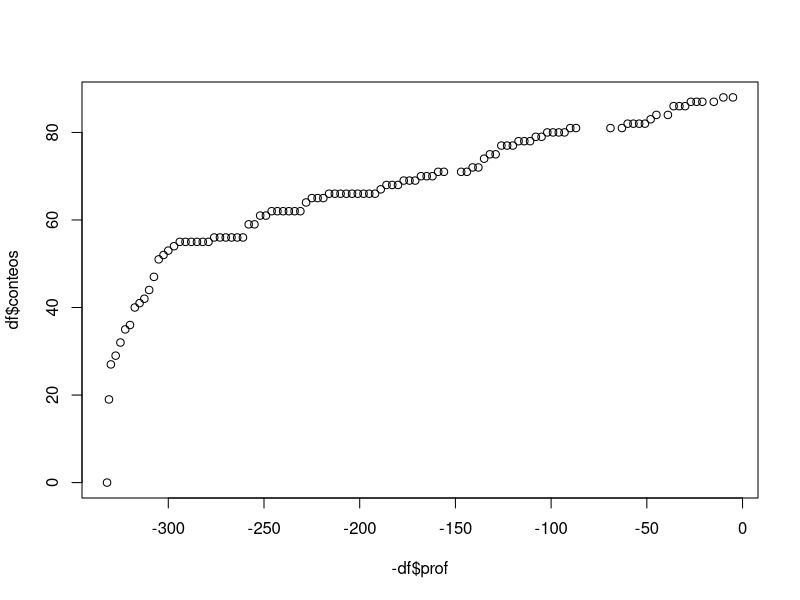
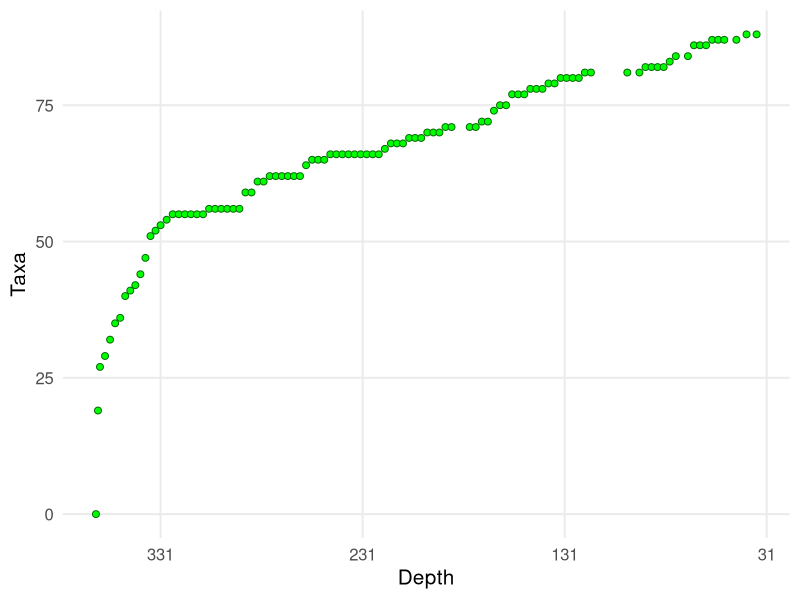
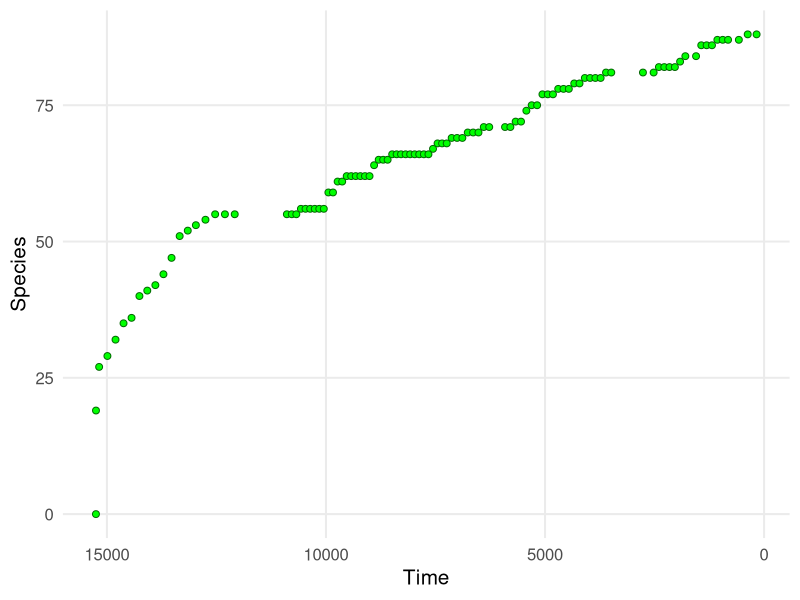
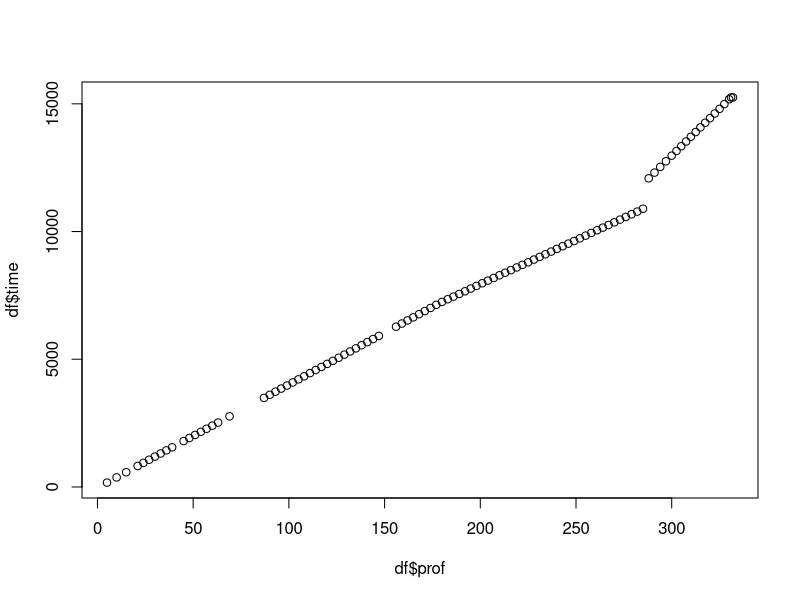
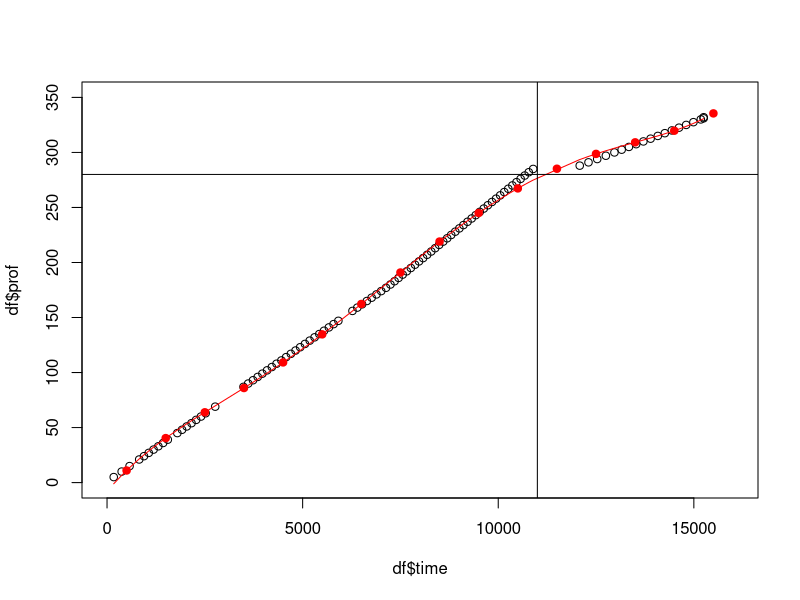
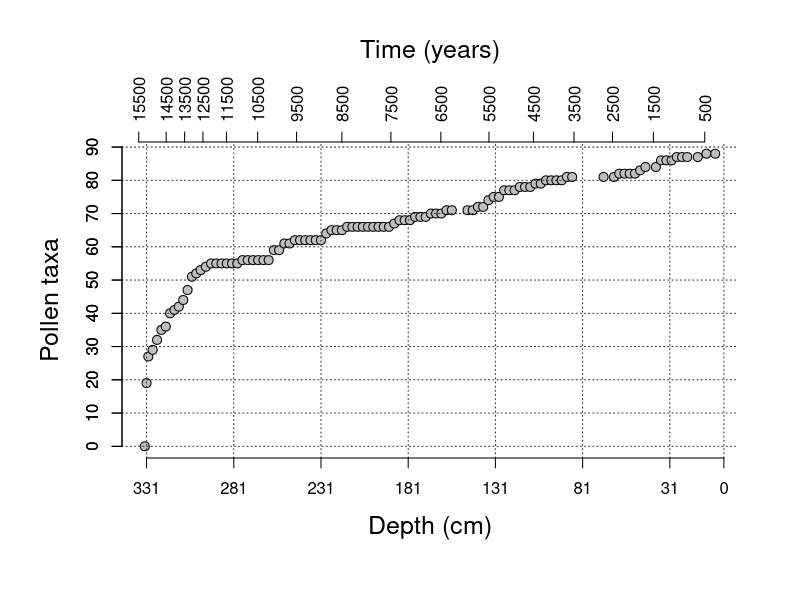

Here is the R script that generated these plots, in order:
#Leer base de datos
Base_datos <- read.csv("TB4.csv")
library(ggplot2)


# Vector para almacenar las columnas donde aparece el primer valor > 0 por fila
capturas <- c()

# Vector donde se acumula
Vec_Datos <- c()

# Conjunto para almacenar columnas vistas
columnas_vistas <- c()

# Contador de nuevas capturas
contador_actual <- 0  

# Conjunto de especies ya vistas
especies_vistas <- c(1,2,3,4,5,length(Base_datos[1,]))  #para no considerar como especies las primeras columnas de la base y ultimas

#Creo esta base de datos para que se obtengan los numeros de nuevas especies desde 
#el tiempo más en el pasado, hacia el presente.
REV_Base_datos <- Base_datos[order(Base_datos$profundidad,decreasing=TRUE),]

# Recorrer cada fila
for (i in 1:nrow(REV_Base_datos)) {
  especies_presentes <- which(REV_Base_datos[i, ] > 0)  # Buscar especies con > 0 en la fila
  
  # Verificar si hay nuevas especies que no estaban antes
  nuevas_especies <- setdiff(especies_presentes, especies_vistas)
  
  if (length(nuevas_especies) > 0) {
    contador_actual <- contador_actual + length(nuevas_especies)  # Sumar nuevas especies
    especies_vistas <- c(especies_vistas, nuevas_especies)  # Agregar nuevas especies vistas
  }
  
  Vec_Datos[i] <- contador_actual  # Guardar el valor acumulativo en el vector
}

df <- data.frame(prof = c(332,REV_Base_datos$profundidad), time = c(15251,REV_Base_datos$edad_mean), conteos = c(0,Vec_Datos))

Dias_prof <- 332 - df$prof
Vec_Datos <- df$conteos
saveRDS(Dias_prof,file = "Datos_Dias_prof.RDS")
saveRDS(Vec_Datos,"Datos_obs.RDS")
saveRDS(df$time,"Time_Graphs.RDS")



plot(-df$prof,df$conteos)  #pongo el menos en el eje x para que ordene del pasado al presente

ggplot(data = df, aes(x = -prof, y = conteos)) +  
  geom_point(shape = 21, fill = "green", color = "darkgreen", size = 2) +
  labs(x = "Depth",y = "Taxa") +
  theme_minimal(base_size = 15) +
  scale_x_continuous(breaks = -c(300,200,100,0) , #Negativo para que ponga en orden
                     labels = c(331,231,131,31)) +  #Estos van de la mayor a la menor prof. sin signo negativo.
  theme(panel.grid.minor = element_blank())   



#Ahora con el tiempo

ggplot(data = df, aes(x = -time, y = conteos)) +  
  geom_point(shape = 21, fill = "green", color = "darkgreen", size = 2) +
  labs(x = "Time",y = "Species") +
  theme_minimal(base_size = 15) +
  scale_x_continuous(breaks = -c(15000, 10000, 5000,0) , #Negativo para que ponga en orden
                     labels = c(15000, 10000, 5000,0)) + #Estos van de la mayor a la menor time sin signo negativo.
  theme(panel.grid.minor = element_blank())   



plot(df$prof,df$time)

###

plot(df$time,df$prof,xlim=c(0,16000),ylim=c(0,350))
xx<-df$time
yy<-df$prof
reg <- lm(yy~poly(xx, degfree=5))
lines(df$time,reg$fitted.values,col="red")

new_times <- data.frame(xx = seq(500,15500,by=1000))
tiempo_ticks <- predict(reg, new_times) #profundidades predichas
lines(new_times$xx,tiempo_ticks,col="red",t="p",pch=19)
abline(h=280)
abline(v=11000)
Base_datos[82,]

###


par(oma=c(2,2,3,1))
plot(x = -df$prof, y = df$conteos, 
     pch = 21, 
     col = "black",
     bg = "gray",
     cex = 1.2,
     xlab = "Depth (cm)", 
     ylab = "Pollen taxa",
     cex.lab = 1.5,
     frame=FALSE,
     #xaxp = c(0,340,10))
     axes = FALSE)
#grid(col=gray(0.2))

y_ticks = seq(0,90,by = 10)
abline(h = 90, col = "lightgray", lty = "dotted")
axis(side = 2, at = y_ticks)
abline(h = y_ticks, col = gray(0.2), lty = "dotted")
axis(side = 2, at = y_ticks)

prof_ticks = c(seq(-331, 0, by = 50),0)
abline(v = prof_ticks, col = gray(0.2), lty = "dotted")
axis(side = 1, at = prof_ticks, labels = -prof_ticks)


mtext("Time (years)", side = 3, line = 4, cex=1.5)
axis(side = 3, at = -tiempo_ticks ,labels = new_times$xx,las=2)
abline(v = tiempo_ticks, col = rgb(0,0.5,1,0.5), lty = "aa",lwd=.3)
